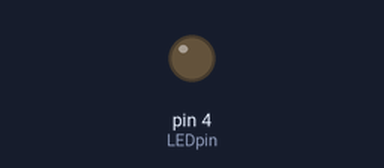
The sketch below on a simulated Arduino Uno, built with avr-gcc and run on an emulated ATmega328P. Shown: output pins drawn as LEDs (lit = HIGH).

Above: at 1.2 s.
At 3.8 s:
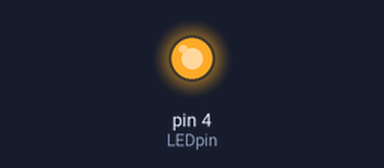
Timing chart, 0 to 6.7 s (numbered marks = the images above):
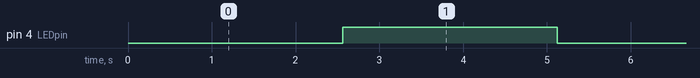

Measured:
- by itself, pin 4 (LEDpin): alternates HIGH for 2.6 s and LOW for 2.6 s

The sketch:

practica3-ejercicio-1.ino
```cpp
#include <Arduino.h>
int LEDpin = 4;  // Definir el pin donde está conectado el LED

void setup() {
//configurar como salida el puerto del led
  pinMode(LEDpin, OUTPUT);
}

void loop() {
  //declaramos un ciclo que llegara hasta 255 de valor para el brillo durante 20ms aumenta
  for(int dutyCycle = 0;dutyCycle<=255;dutyCycle++){
    analogWrite(LEDpin, dutyCycle);
    delay(20);
  }

}
```
